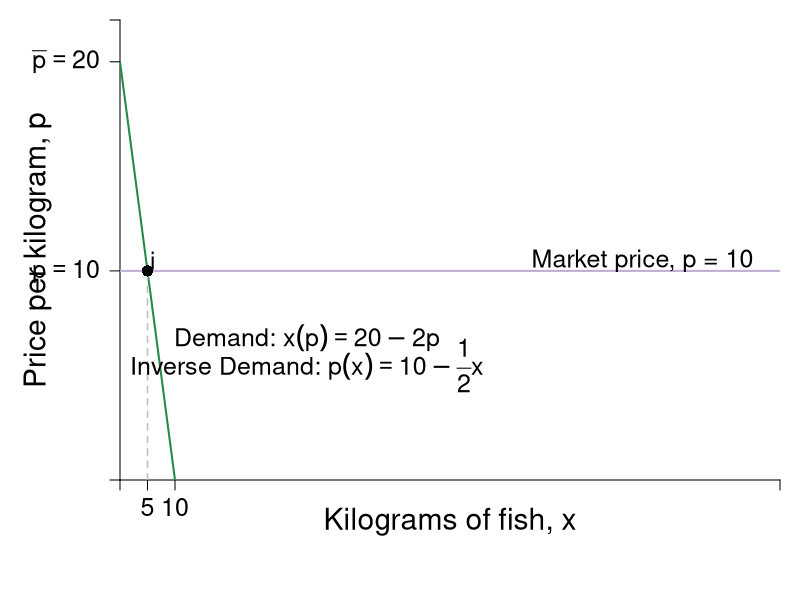

Generate this figure with R:
require(shape)
pdf(file = "indmarketdemand/demand_market_indiv.pdf", width = 9, height = 7)

#Set parameters for graphics
pointsize <- 1.8
axislabelsize <- 1.8
labelsize <- 1.5
namesize <- 1.8
annotatesize <- 1.5
graphlinewidth <- 2
segmentlinewidth <- 1.5

COL <- c("#7fc97f", "#beaed4", "#fdc086", "#ffff99", "#386cb0", "#f0027f", "#bf5b17", "#666666")
COLA <- c("#99d8c9","#66c2a4","#41ae76", "#238b45", "#005824")
COLB <- c("#4eb3d3", "#2b8cbe", "#0868ac","#084081")

par(mar =  c(6, 6, 1, 1))

MarketD <- function(x, rmax = 20, xmax = 10, n = 10) {
  rmax - (rmax/(n*xmax))*x
}

mrsA <- function(x, rmax = 20, xmax = 10) {
  rmax - (rmax/xmax)*x
}

uA <- function(x, y, rmax = 20, xmax = 10) {
  y + rmax*x - (1/2)(rmax/xmax)*x^2
}

xlims <- c(0, 120)
ylims <- c(0, 22)

npts <- 501 
x <- seq(xlims[1], xlims[2], length.out = npts)
y <- seq(ylims[1], ylims[2], length.out = npts) 
a <- c(46.08, 55, 64)
b <- c(46.08, 55, 64)

plot(0, 0, xlim = xlims, ylim = ylims, type = "n",
     xlab = expression(paste("")),
     ylab = expression(paste("")), 
     xaxt = "n", 
     yaxt = "n", 
     cex.lab = axislabelsize, 
     bty = "n",
     xaxs="i", 
     yaxs="i")

# ticksy <- seq(from = 0, to = ylims[2], by = 2)
# ylabels <- seq(from = 0, to = ylims[2], by = 2)
# ticksx <- seq(from = 0, to = xlims[2], by = 2)
# xlabels <- seq(from = 0, to = xlims[2], by = 2)
ticksy <- c(0, 10, 20, ylims[2])
ylabels <- c(NA, expression(paste(p == 10)), expression(paste(bar(p) == 20)), NA)
ticksx <- c(0, 5, 10, xlims[2])
xlabels <- c(NA, expression(5), expression(paste(10)), NA)

axis(1, at = ticksx, pos = 0, labels = xlabels, cex.axis = labelsize)
axis(2, at = ticksy, pos = 0, labels = ylabels, las = 1, cex.axis = labelsize)

npts <- 500 
xx1 <- seq(xlims[1], xlims[2], length.out = npts)

#xpoly <- c(0, 10, 0)
#ypoly <- c(5, 5, 10)
#polygon(x = xpoly, y = ypoly, col = COL[4], density=NULL, border = NA)

#Lines for mrs graph
#lines(xx1, MarketD(xx1, rmax = 20, xmax = 10, n = 10), col = COLA[4], lwd = graphlinewidth)
lines(xx1, mrsA(xx1, rmax = 20, xmax = 10), col = COLA[4], lwd = graphlinewidth)

segments(0, 10, xlims[2], 10, lty = 1, col = COL[2] , lwd = graphlinewidth)
segments(5, 0, 5, 10, lty = 2, col = "gray" , lwd = segmentlinewidth)

#Label axes
#mtext(expression(paste("Quantity of fish in kilograms, ", x)), side=1, line = 2.5, cex = axislabelsize)

text(0.5*xlims[2], -2, expression(paste("Kilograms of fish, ", x)), xpd = TRUE, cex = axislabelsize) 
text(-15, 0.5*ylims[2], expression(paste("Price per kilogram, ", p)), xpd = TRUE, cex = axislabelsize, srt = 90) 

points(5, 10, pch = 16, col = "black", cex = 1.5)
text(6, 10.5, expression(i), cex = annotatesize)

#segments(4.11765, 6.17647, 5.88, 8.88, lty = 1, col = COL[2] , lwd = graphlinewidth)
text(95, 10.5, expression("Market price, p = 10"), cex = labelsize)
#text(7.3, 2.5, expression("Curve"))
#Arrows(7.3, 3.5, 7.3, 6.1, col = "black", lty = 1, lwd = 2, arr.type = "triangle", arr.lwd = 0.5)

#Label the iso-welfare functions for the HG, Aisha
# text(3.8, 1.5, expression(u[1]^A))
# text(4.6, 1.5, expression(u[2]^A))
# text(5.5, 1.5, expression(u[3]^A))
#text(6.6, 8.3, expression(u[4]^A))


#Label the indifference curves for the HG, Betty
# text(7.6, 17, expression(u[1]^B))
# text(6.75, 17, expression(u[2]^B))
# text(6, 17, expression(u[3]^B))
#text(3.4, 6.9, expression(v[4]^B))

#Label mrs function
text(34, 6.8, expression(paste("Demand: ", x(p) == 20 - 2*p)), cex = annotatesize)
text(34, 5.5, expression(paste("Inverse Demand: ", p(x) == 10 - frac(1,2)*x)), cex = annotatesize)
#Arrows(10, 7.5, 10, 5, col = "black", lty = 1, lwd = 2, arr.type = "triangle", arr.lwd = 0.5)

#Label satiation
#text(20, 3.5, expression(paste(x[max] == "Point")))
#text(20, 3, expression(paste("of Satiation")))
#Arrows(20, 2.5, 20, 0.5, col = "black", lty = 1, lwd = 2, arr.type = "triangle", arr.lwd = 0.5)

#Label highest willingness to pay
#text(5, 10, expression("Consumer Surplus"))
#text(5, 9, expression(paste(CS==frac(1, 2)*bgroup("(",r[max] - p,")")*x)))
#Arrows(5, 8.5, 5, 6, col = "black", lty = 1, lwd = 2, arr.type = "triangle", arr.lwd = 0.5)

dev.off()
